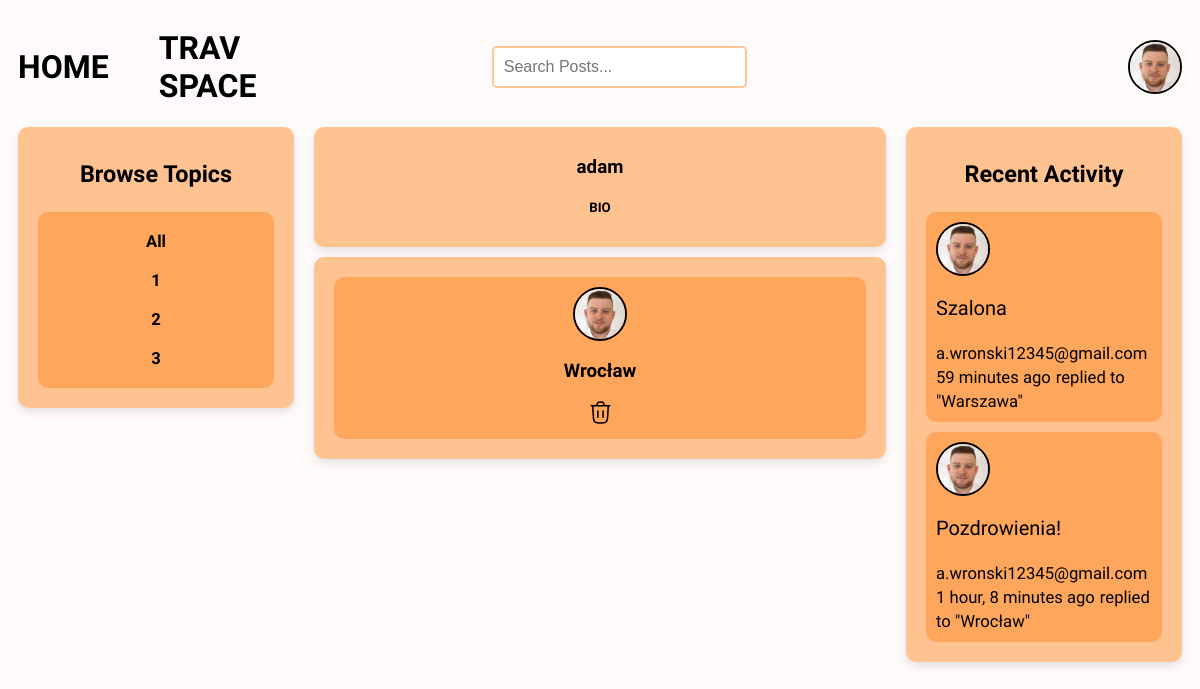
Page /profile/adam/ (signed in) on the committed database.
### base/models.py (models this page shows, shortened)
class User(AbstractUser):
    name = models.CharField(max_length=100, null=True)
    email = models.EmailField(unique=True)
    bio = models.TextField(null=True, blank=True)
    avatar = models.ImageField(null=True, default='User-avatar.svg.png')
    USERNAME_FIELD = 'email'
    REQUIRED_FIELDS = []

class Topic(models.Model):
    name = models.CharField(max_length=100)

class Post(models.Model):
    host = models.ForeignKey(User, on_delete=models.SET_NULL, null=True)
    topic = models.ForeignKey(Topic, on_delete=models.SET_NULL, null=True)
    title = models.CharField(max_length=100)
    date_created = models.DateTimeField(auto_now_add=True)
    localisation = models.CharField(max_length=100)
    description = models.TextField(null=True, blank=True)
    participants = models.ManyToManyField(User, related_name='participants', blank=True)
    rate = models.IntegerField()
    image = models.ImageField(upload_to='posts/', blank=True, null=True)
    class Meta:
        ordering = ['-date_created']
    def __str__(self):
        return self.title

class Comment(models.Model):
    user = models.ForeignKey(User, on_delete=models.CASCADE)
    post = models.ForeignKey(Post, on_delete=models.CASCADE)
    body = models.TextField()
    date_created = models.DateTimeField(auto_now_add=True)
    class Meta:
        ordering = ['-date_created']
    def __str__(self):
        return self.body[0:25]

### base/views.py (the view)
# urls.py: path('profile/<str:username>/', views.profilePage, name='user_profile'),
@login_required(login_url='login')
def profilePage(request, username):
    user = get_object_or_404(User, username=username)
    posts = user.post_set.all()
    post_comments = user.comment_set.all()
    topics = Topic.objects.all()
    context = {'user': user, 'posts': posts, 'post_comments': post_comments, 'topics': topics}
    return render(request, 'base/profile.html', context)

### base/templates/base/profile.html
{% extends 'main.html' %}
{% block content %}
<div class="profile-container">
    <div>
        {% include 'base/components/topics_component.html' %}
    </div>
    <div>
        {% include 'base/components/info_profile_component.html' %}
        {% include 'base/components/feed_component.html' %}
    </div>
    <div>
        {% include 'base/components/activity_component.html' %}
    </div>
</div>
{% endblock %}

### templates/navbar.html (shortened to what this page needs)
{% load static %}
<div class="navbar-container">
    <div style="display: flex; align-items: center;">
        <a href="/" style="margin-right: 20px; margin-left: 10px;">
            <h1>HOME</h1>
        </a>
            <h1>TRAV SPACE</h1>
    </div>
    {% include 'searchbar.html' %}
    <div class="navbar-container-right">
        {% if request.user.is_authenticated %}
        <div class="dropdown">
            <div class="navbar-avatar">
                <a href="{% url 'user_profile' request.user.username %}"><img src="{{ request.user.avatar.url }}"/></a>
            </div>
        </div>
        {% else %}
        <div class="login-button">
            <a href="{% url 'login' %}">Login</a>
        </div>
        {% endif %}
    </div>
</div>

### base/templates/base/components/topics_component.html
<div class="browse-topic-container">
    <h3 class="browse-title-container">Browse Topics</h3>
    <div class="browse-topic-container-topics">
        <div>
            <h5><a href="{% url 'home' %}">All</a></h5>
        </div>
        {% for topic in topics %}
            <div class="browse-topic-name">
                <a href="{% url 'home' %}?q={{topic.name}}" class="browse-topic-name">
                    <h5>{{topic.name}}</h5>
                </a>
            </div>
        {% endfor %}
    </div>
</div>

### base/templates/base/components/info_profile_component.html
<div class="info-up">
    <h3>{{user.username}}</h3>
    <center>
        <h5>BIO</h5>
    </center>
</div>

### base/templates/base/components/feed_component.html
{% load static %}
<div class="feed-container">
    {% for post in posts %}
        <div class="post-feed-container" id="post_feed_container">
            <div class="avatar">
                <img src="{{post.host.avatar.url}}" />
            </div>
            <h3><a href="{% url 'post' post.id %}">{{post.title}}</a></h3>
            {% if request.user == post.host %}
            <a href="{% url 'delete_post' post.id %}"><img src="{% static 'images/delete-02-stroke-rounded.svg' %}" alt="trash"></a>
            {% endif %}
        </div>
    {% endfor %}
</div>

### base/templates/base/components/activity_component.html (shortened to what this page needs)
<div class="activity-container">
    <h3>Recent Activity</h3>
    {% for comment in post_comments %}
        <div class="activity-container-comment">
            <div class="avatar">
                <img src="{{comment.user.avatar.url}}" />
            </div>
            <p>{{comment}}</p>
            <small><a href="{% url 'user_profile' comment.user.username %}">{{comment.user}}</a> {{comment.date_created|timesince}} ago</small>
            <small>replied to "{{comment.post}}"</small>
        </div>
    {% endfor %}
</div>

### static/styles/main.css (style rules this page uses)
body { background-color: #FFFAFA; font-family: 'Source Sans 3', sans-serif; }
a { text-decoration: none; color: black; }
.info-up { background-color: rgba(255, 139, 43, 0.5); margin-left: 10px; margin-bottom: 10px; margin-right: 10px; border-radius: 10px; padding: 10px; box-shadow: 0 4px 8px rgba(0, 0, 0, 0.1); }
.info-up h3 { text-align: center; }
.browse-topic-container { background-color: rgba(255, 139, 43, 0.5); margin-left: 10px; margin-right: 10px; border-radius: 10px; padding: 10px; font-size: 20px; box-shadow: 0 4px 8px rgba(0, 0, 0, 0.1); }
.browse-topic-name { display: flex; justify-content: center; text-align: center; }
.browse-topic-container h3 { text-align: center; }
.browse-topic-container h5 { text-align: center; margin: 10px; }
.browse-topic-container-topics { background-color: rgba(255, 139, 43, 0.5); margin: 10px; border-radius: 10px; padding: 10px; }
.feed-container { background-color: rgba(255, 139, 43, 0.5); margin-left: 10px; margin-right: 10px; border-radius: 10px; padding: 10px; box-shadow: 0 4px 8px rgba(0, 0, 0, 0.1); }
.post-feed-container { background-color: rgba(255, 139, 43, 0.5); margin-left: 10px; margin-right: 10px; border-radius: 10px; padding: 10px; margin: 10px; display: flex; flex-direction: column; align-items: center; }
.activity-container { background-color: rgba(255, 139, 43, 0.5); margin-right: 10px; margin-left: 10px; border-radius: 10px; padding: 10px; font-size: 20px; box-shadow: 0 4px 8px rgba(0, 0, 0, 0.1); }
.activity-container h3 { text-align: center; }
.activity-container a { text-align: center; }
.activity-container-comment { background-color: rgba(255, 139, 43, 0.5); margin: 10px; border-radius: 10px; padding: 10px; }
.profile-container { display: grid; grid-template-columns: 1fr 2fr 1fr; }
.avatar img { vertical-align: middle; width: 50px; height: 50px; border-radius: 50%; border: 2px solid black; }

### static/styles/navbar.css (style rules this page uses)
.navbar-container { display: grid; grid-template-columns: 1fr 3fr 1fr; align-items: center; }
.navbar-container-right { display: flex; align-items: right; margin-left: auto; }
.dropdown { position: relative; display: inline-block; }
.navbar-avatar img { vertical-align: middle; width: 50px; height: 50px; border-radius: 50%; margin-left: 10px; margin-right: 10px; border: 2px solid black; }

### rows in the picture
User: user.avatar (picture), username "adam"
Topic: name "1"
Topic: name "2"
Topic: name "3"
Post: host.avatar (picture), title "Wrocław"
Comment: user.avatar (picture), body "Szalona", user "a.wronski12345@gmail.com", date_created "59 minutes", post "Warszawa"
Comment: user.avatar (picture), body "Pozdrowienia!", user "a.wronski12345@gmail.com", date_created "1 hour, 8 minutes", post "Wrocław"
